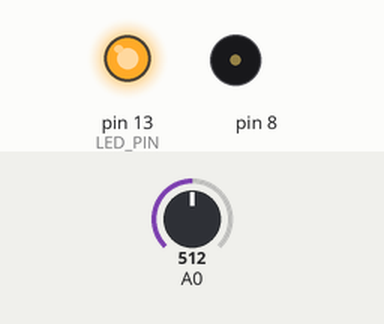
Bench run of a sketch on a simulated Arduino Uno, built with avr-gcc and run on an emulated ATmega328P. Parts: output pins drawn as LEDs (lit = HIGH), buzzer (waves = sounding). The inputs (shaded band) are chosen by the test bench; at power-on: A0 = 512.

Above: at 0.1 s.
At 5.1 s:
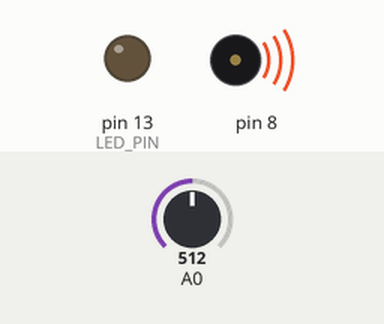
Timing chart, 0 to 6.6 s (numbered marks = the images above):
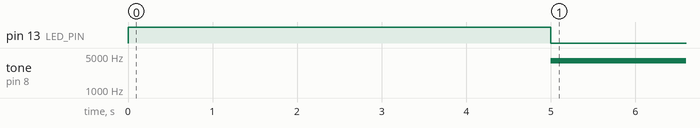

Measured:
- by itself, tone on pin 8: silent → 4000 Hz at 5.0 s

The sketch:

simple_piezo.ino
```cpp
int sensor_value;
int sensor_low = 1023;
int sensor_high;

const int LED_PIN = 13;

void setup() {
  pinMode(LED_PIN, OUTPUT);
  digitalWrite(LED_PIN, HIGH);

  while (millis() < 5000) {
    sensor_value = analogRead(A0);

    if (sensor_value > sensor_high) {
      sensor_high = sensor_value;
    }

    if (sensor_value < sensor_high) {
      sensor_low = sensor_value;
    }
  }

  digitalWrite(LED_PIN, LOW);
}

void loop() {
  sensor_value = analogRead(A0);

  int pitch = map(sensor_value, sensor_low, sensor_high, 50, 4000);
  tone(8, pitch, 20);
  delay(10);
}
```
